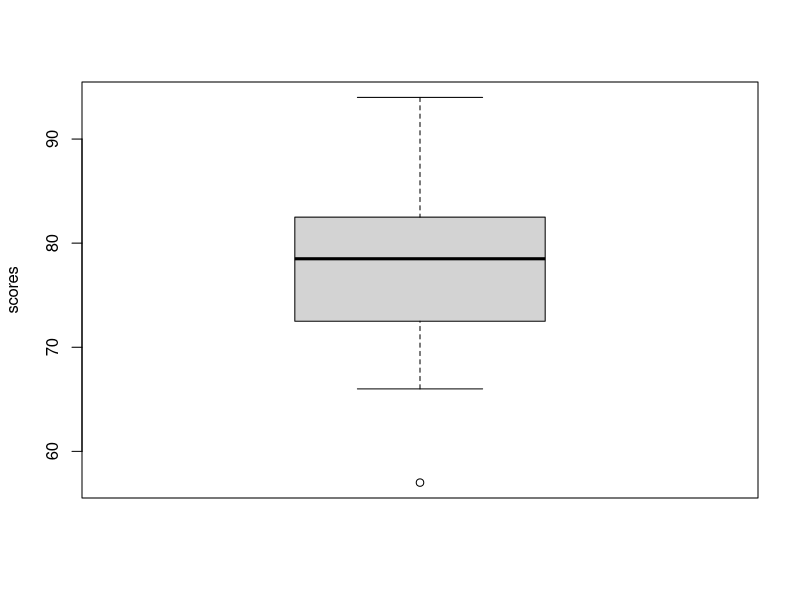

Write R code to recreate this figure.
# Assignment 1
# Hui Lyu
# 1.48 sketch a box plot
score = c(57, 66, 69, 71, 72, 73, 74, 77, 78, 78, 79, 79, 81, 81, 82, 83, 83, 88, 89, 94)
framescore = data.frame(studentscore=score)
boxplot(framescore, ylab="scores")
